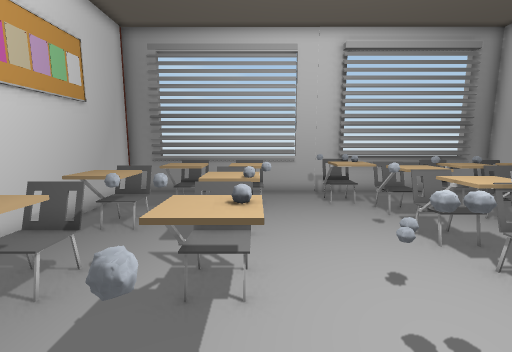
[1] (above)

16 first-person views from a walk through a 3-D level made in the Unity game engine. The camera is 1.4 m above the floor, tilts 8° down and sees 90° across. Doors are open. The floor is counted in squares, 0.5 m on a side. Each view is taken from the middle of a square. On the plan, view 1 faces up. The plan holds only what a view shows up to about 19 squares ahead; the rest is blank. The player character is not drawn. Some surface patterns are stand-ins.

[2]
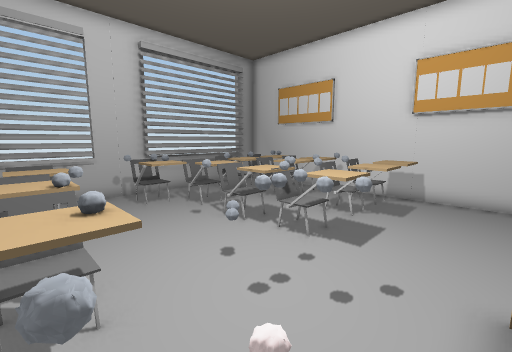

[3]
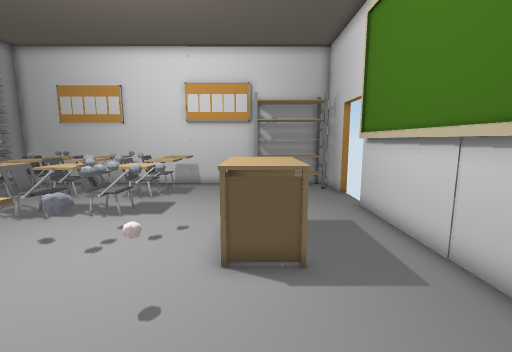

[4]
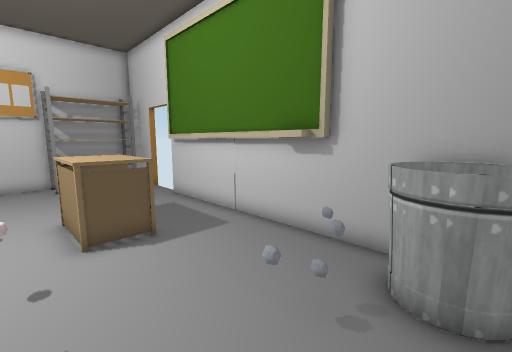

[5]
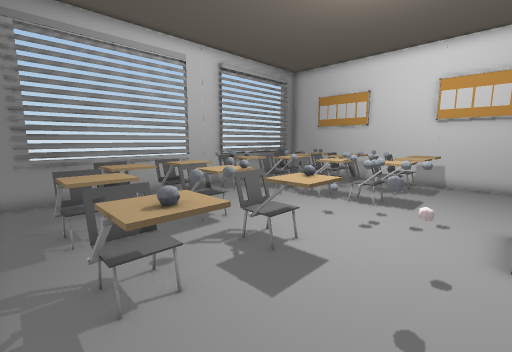

[6]
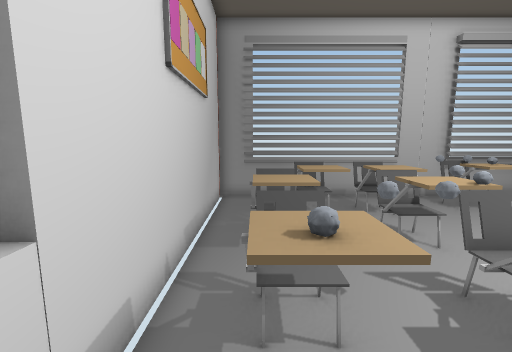

[7]
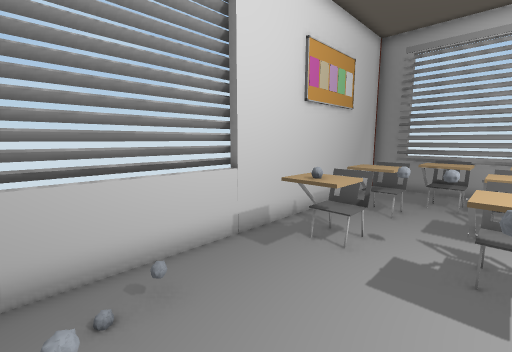

[8]
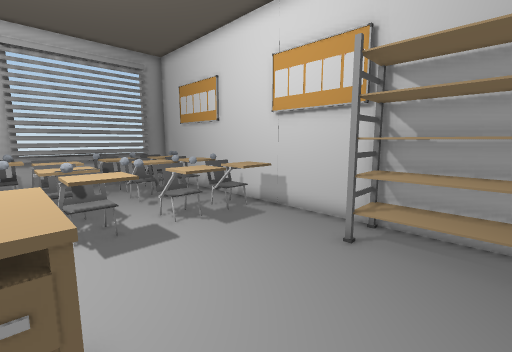

[9]
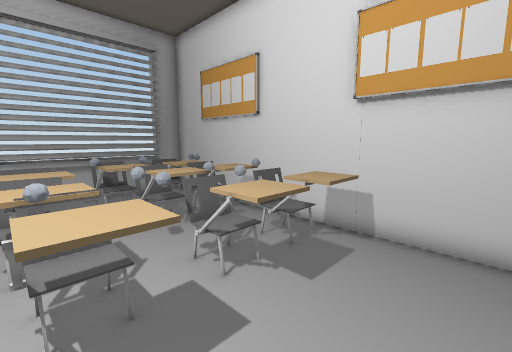

[10]
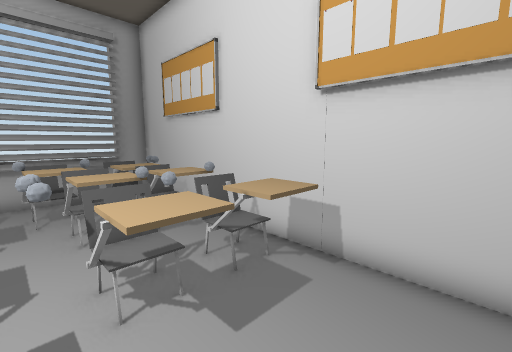

[11]
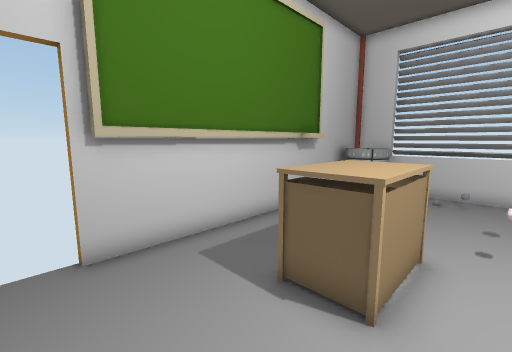

[12]
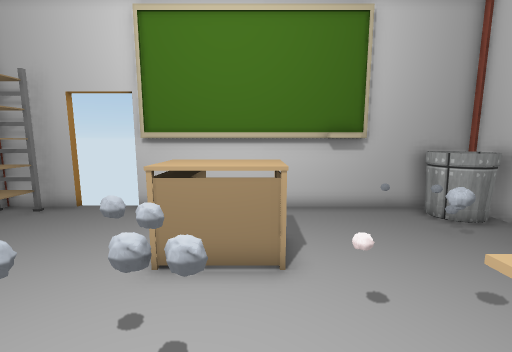

[13]
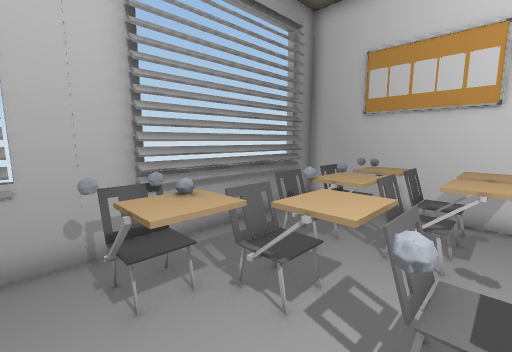

[14]
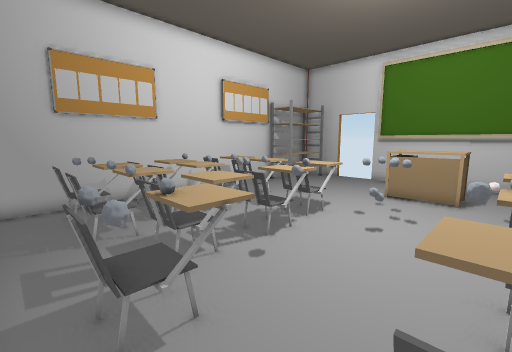

[15]
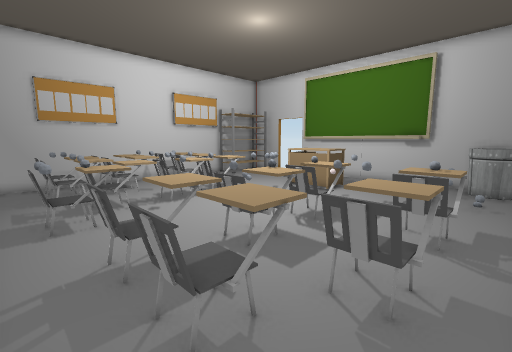

[16]
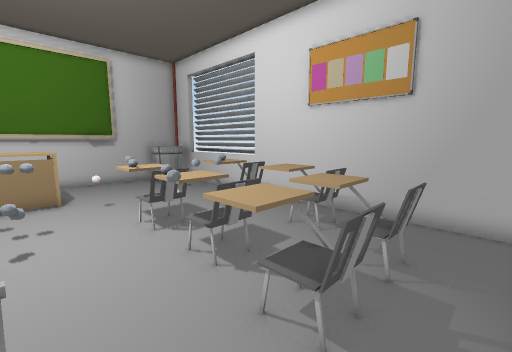

### Floor plan
Points are (right, up) in squares from view 1. A wall is a line through its corners. A room is listed if a view was taken in it or the views show most of it. See-through windows are left out.
Room 1 (views 1, 2, 3, 4, 5, 6, 7, 8, 9, 10, 11, 12, 13, 14, 15, 16)
walls: (-2, -5.2) (-2, -4.8) (-0.8, -4.8); (-2.5, -5.3) (6.6, -5.3); (9.6, -5.6) (12.6, -5.6) (12.6, 13.9) (-6.8, 13.9) (-6.8, -5.6) (6.9, -5.6)
ways out: open door at (8, -6)
objects: bin (-6, -5) to (-4, -3); chair (-5, 3) to (-4, 6); chair (-5, 7) to (-4, 9); other object (-4, -3); other object (-4, -2); other object (-3, -5); other object (-3, 5); chair (-3, 9) to (-2, 10); chair (-3, 12) to (-2, 12); other object (-2, 5); other object (-1, 1) to (-1, 2); chair (-1, 3) to (0, 5); chair (-1, 6) to (0, 9); chair (-1, 10) to (1, 12); other object (0, 1); other object (0, 8); table (1, -2) to (4, 0); other object (2, 3); other object (3, 2); other object (3, 3); other object (3, 5); chair (3, 10) to (4, 12); other object (4, 2); other object (4, 3); other object (4, 7); chair (5, 3) to (6, 4); chair (5, 5) to (6, 8); chair (5, 9) to (6, 11); other object (7, 5); other object (7, 6); other object (7, 7); chair (7, 9) to (9, 11); other object (7, 11); chair (8, 3) to (9, 5); chair (8, 7) to (9, 8); other object (9, 11); chair (10, 3) to (12, 5); chair (10, 7) to (12, 8); chair (10, 9) to (11, 11); rack (11, -5) to (12, -1); other object (12, 10); other object (12, 11)

Positions as (right, up) in squares from view 1, and headings:
1: (0, 0), facing up
2: (-1, 0), facing up-right
3: (-4, -1), facing right
4: (-6, 1), facing down-right
5: (-6, 0), facing up-right
6: (-5, 1), facing up
7: (-1, -2), facing up-left
8: (4, -4), facing up-right
9: (5, 0), facing up-right
10: (7, 0), facing up-right
11: (8, 1), facing down-left
12: (2, 5), facing down
13: (2, 7), facing up-right
14: (0, 13), facing down-right
15: (-6, 13), facing down-right
16: (3, 13), facing down-left
